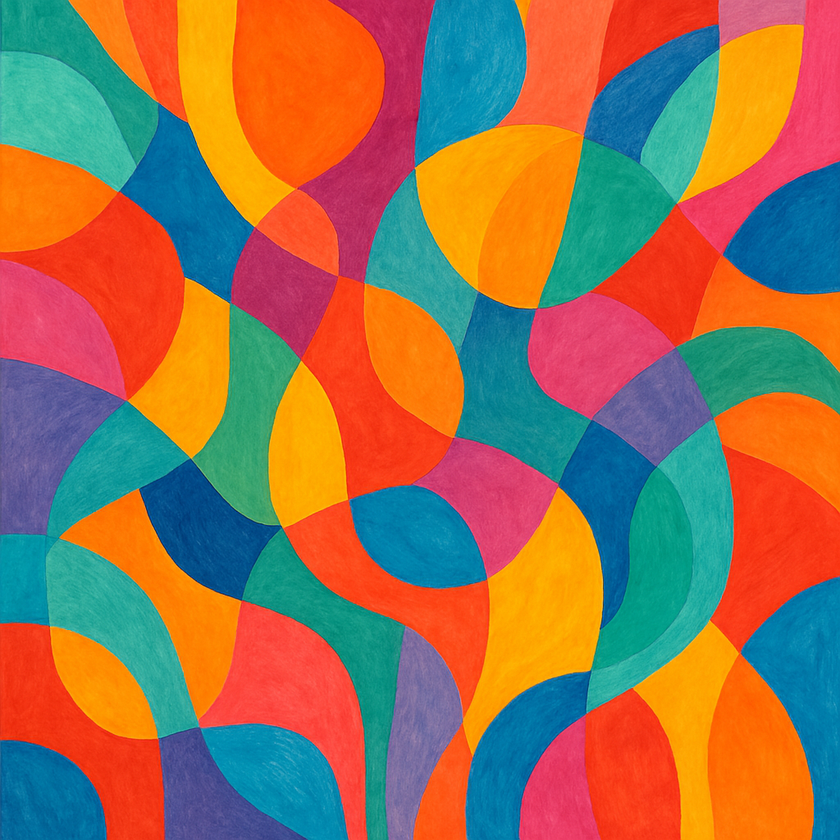
#> input picture test_image.png, 840 x 840 px, shrunk from 1024 x 1024 before the run
$ jupyter execute --allow-errors 'RLE (1).ipynb'
#> lines starting #> are read from the running program, lines starting #| are printed output that depends on the picture
#> (a cell that did not finish here is left out)

#> (a cell that did not finish here is left out)

#> (a cell that did not finish here is left out)

[cell 4]
#RLE Temel Örnek

#> (a cell that did not finish here is left out)

[cell 6]
#Tekrar Etmeyen Dizi ile RLE Yöntemi

[cell 7]
def rle_encode(text):
#> called with text = 'ABCDEFG'
    encoded = ""
    i = 0
    while i < len(text):
        count = 1
        while i + 1 < len(text) and text[i] == text[i + 1]:
            count += 1
            i += 1
        encoded += str(count) + text[i]
        i += 1
    return encoded

def rle_decode(encoded_text):
#> called with encoded_text = '1A1B1C1D1E1F1G'
    decoded = ""
    i = 0
    while i < len(encoded_text):
        count = int(encoded_text[i])  # Rakamı al
        char = encoded_text[i + 1]    # Karakteri al
        decoded += char * count
        i += 2  # Sonraki sayıya geç
    return decoded

text = "ABCDEFG"
compressed = rle_encode(text)
decompressed = rle_decode(compressed)

print("Orijinal:", text)
print("Sıkıştırılmış:", compressed)
print("Açılmış:", decompressed)

[cell 8]
#Rakamlar içeren metin

[cell 9]
def rle_encode(text):
#> called with text = '111223333'
    encoded = ""
    i = 0
    while i < len(text):
        count = 1
        while i + 1 < len(text) and text[i] == text[i + 1]:
            count += 1
            i += 1
        encoded += str(count) + text[i]
        i += 1
    return encoded

def rle_decode(encoded_text):
#> called with encoded_text = '312243'
    decoded = ""
    i = 0
    while i < len(encoded_text):
        count = int(encoded_text[i])  # Rakamı al
        char = encoded_text[i + 1]    # Karakteri al
        decoded += char * count
        i += 2  # Sonraki sayıya geç
    return decoded

text = "111223333"
compressed = rle_encode(text)
decompressed = rle_decode(compressed)

print("Orijinal:", text)
print("Sıkıştırılmış:", compressed)
print("Açılmış:", decompressed)

[cell 10]
# Renksiz Görsel RLE Yöntemi

[cell 11]
import cv2
import numpy as np
import matplotlib.pyplot as plt

def rle_encode_image(image):
    pixels = image.flatten()
    encoded = []
    prev_pixel = pixels[0]
    count = 1

    for i in range(1, len(pixels)):
        if pixels[i] == prev_pixel:
            count += 1
        else:
            encoded.append((count, prev_pixel))
            prev_pixel = pixels[i]
            count = 1
    encoded.append((count, prev_pixel))
    return encoded

def rle_decode_image(encoded, shape):
    pixels = []
    for count, value in encoded:
        pixels.extend([value] * count)
    return np.array(pixels, dtype=np.uint8).reshape(shape)

# Görseli yükle ve griye çevir
image = cv2.imread("test_image.png", cv2.IMREAD_GRAYSCALE)
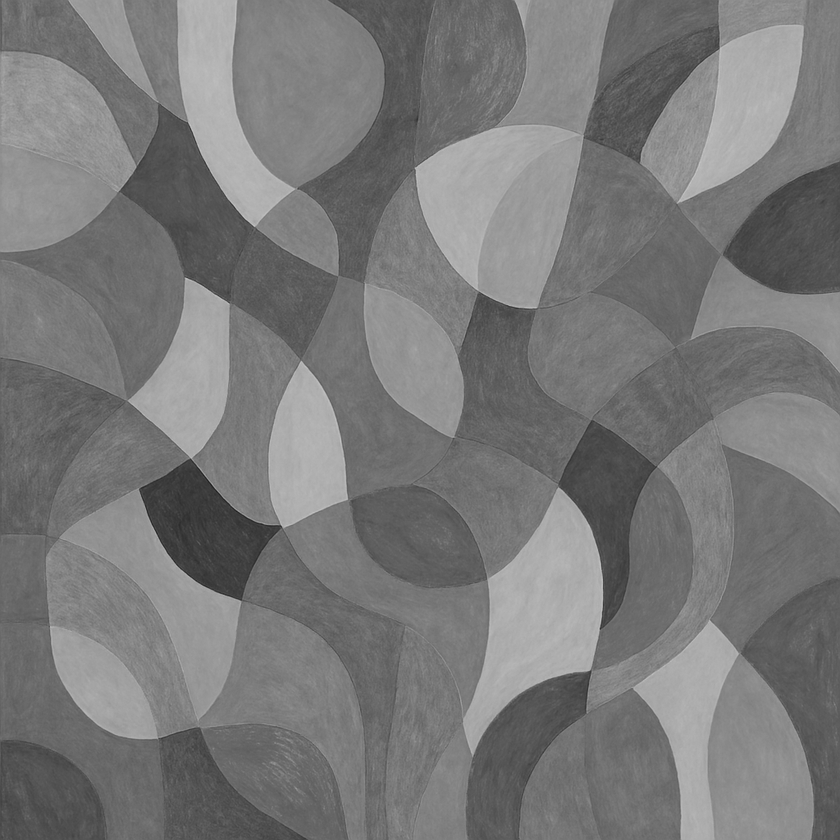
#> image: shape (840, 840); min 30, max 197, mean 121.2

if image is None:
    raise FileNotFoundError("Görsel bulunamadı. Lütfen 'test_image.png' dosyasının doğru yerde olduğundan emin olun.")

# Sıkıştırma işlemi
compressed = rle_encode_image(image)
#> in rle_encode_image, `prev_pixel = pixels[0]`: prev_pixel = 98
#> the loop in rle_encode_image, `for i in range(1, len(pixels)):` made 705599 passes
#> (prev_pixel, count) on passes 1, 2, 4, 5, 6, 7, 8, 9, 10, 11, 12, 13: (104, 1), (115, 1), (116, 1), (119, 1), (113, 1), (109, 1), (112, 1), (109, 1), (106, 1), (109, 1), (106, 1), (103, 1)
#> count on passes 3, 15, 19, 23, 46, 56: 2, 2, 2, 2, 2, 2
#> after the loop in rle_encode_image, `for i in range(1, len(pixels)):`: encoded = 605224 items
#> compressed = 605225 items
print(f"Sıkıştırılmış Veri Uzunluğu: {len(compressed)}")
#| Sıkıştırılmış Veri Uzunluğu: 605225

# Geri açma işlemi
decompressed = rle_decode_image(compressed, image.shape)
#> the loop in rle_decode_image, `for count, value in encoded:` made 605225 passes
#> (count, value) on passes 1, 4, 5: (1, 98), (1, 116), (1, 119)
#> after the loop in rle_decode_image, `for count, value in encoded:`: pixels = 705600 items

# Farkları hesapla
difference = cv2.absdiff(image, decompressed)
#> difference: shape (840, 840); every value is 0
total_difference = np.sum(difference)
#> total_difference = 0
print("Toplam Fark:", total_difference)
#| Toplam Fark: 0

# Görselleri yan yana göster
fig, axs = plt.subplots(1, 3, figsize=(15, 5))

axs[0].imshow(image, cmap='gray')
axs[0].set_title('Original Image')
axs[0].axis('off')

axs[1].imshow(decompressed, cmap='gray')
axs[1].set_title('Decompressed Image')
axs[1].axis('off')

axs[2].imshow(difference, cmap='gray')
axs[2].set_title(f'Difference (Total: {total_difference})')
axs[2].axis('off')

plt.tight_layout()
plt.show()
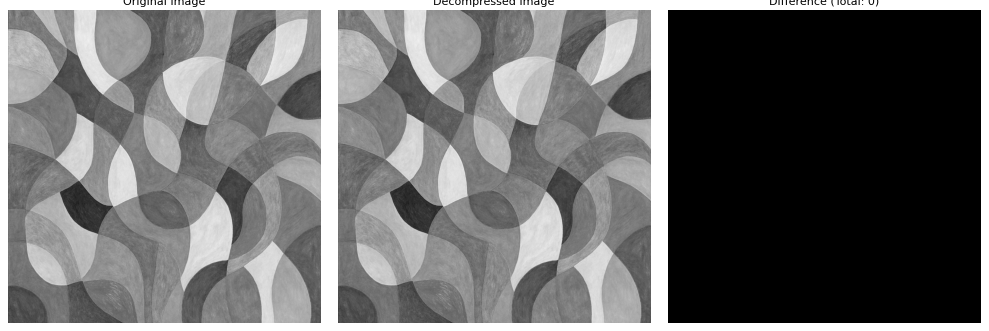
#> figure drawn by matplotlib, 3 panels

[cell 12]
#Renkli Görsel RLE Yöntemi

[cell 13]
import cv2
import numpy as np
import matplotlib.pyplot as plt

def rle_encode_color_image(image):
    """Renkli görseli RLE ile sıkıştırır."""
    pixels = image.reshape(-1, 3)
    # Her piksel 3 değerden oluşuyor, image 3 boyutlu 2 boyutlu hale getiriyoruz.(RGB)-Görseli 2D hale getirip, pikselleri sırayla kolayca işlemek.
    encoded = []
    prev_pixel = pixels[0]
    count = 1

    for i in range(1, len(pixels)):
        if np.array_equal(pixels[i], prev_pixel):
            count += 1
        else:
            encoded.append((count, prev_pixel.copy()))
            prev_pixel = pixels[i]
            count = 1
    encoded.append((count, prev_pixel.copy()))
    return encoded

def rle_decode_color_image(encoded, shape):
    """Renkli görseli RLE'den geri açar."""
    pixels = []
    for count, value in encoded:
        pixels.extend([value] * count) #extend fonksiyonu listeye birçok elemanı eklemek için kullanılır.
    return np.array(pixels, dtype=np.uint8).reshape(shape)

# Görseli yükle (renkli olarak)
image = cv2.imread("test_image.png")
#> image is the input picture: shape (840, 840, 3); mean B, G, R 83.7, 113.1, 153.1
image = cv2.cvtColor(image, cv2.COLOR_BGR2RGB)  # OpenCV BGR okur, RGB'ye çeviriyoruz

if image is None:
    raise FileNotFoundError("Görsel bulunamadı. Lütfen 'test_image.png' dosyasının doğru yerde olduğundan emin olun.")

# Sıkıştırma işlemi
compressed = rle_encode_color_image(image)
#> in rle_encode_color_image, `prev_pixel = pixels[0]`: prev_pixel = [20, 132, 132]
#> the loop in rle_encode_color_image, `for i in range(1, len(pixels)):` made 705599 passes
#> (prev_pixel, count) on passes 1 to 12: ([22, 141, 133], 1), ([28, 155, 141], 1), ([24, 157, 138], 1), ([26, 158, 139], 1), ([29, 162, 141], 1), ([23, 156, 136], 1), ([16, 152, 135], 1), ([18, 156, 138], 1), ([14, 153, 135], 1), ([11, 150, 132], 1), ([12, 154, 134], 1), ([11, 150, 133], 1)
#> after the loop in rle_encode_color_image, `for i in range(1, len(pixels)):`: encoded = 700132 items
#> compressed = 700133 items
print(f"Sıkıştırılmış Veri Uzunluğu: {len(compressed)}") #Ardışık aynı renkte olan piksel gruplarının toplam sayısını verir.
#| Sıkıştırılmış Veri Uzunluğu: 700133

# Geri açma işlemi
decompressed = rle_decode_color_image(compressed, image.shape)
#> the loop in rle_decode_color_image, `for count, value in encoded:` made 700133 passes
#> (count, value) on passes 1, 3, 4: (1, [20, 132, 132]), (1, [28, 155, 141]), (1, [24, 157, 138])
#> after the loop in rle_decode_color_image, `for count, value in encoded:`: pixels = 705600 items

# Farkları hesapla
difference = cv2.absdiff(image, decompressed) #iki görüntü arasındaki mutlak farkı piksel piksel hesaplar.
#> difference: shape (840, 840, 3); every value is 0
total_difference = np.sum(difference)
print("Toplam Fark:", total_difference)
#| Toplam Fark: 0

# Görselleri yan yana göster
fig, axs = plt.subplots(1, 3, figsize=(15, 5)) #1 satırda 3 sütun olacak. 15 g, 5 y

axs[0].imshow(image)
axs[0].set_title('Original Image')
axs[0].axis('off')

axs[1].imshow(decompressed)
axs[1].set_title('Decompressed Image')
axs[1].axis('off')

axs[2].imshow(difference)
axs[2].set_title(f'Difference (Total: {total_difference})')
axs[2].axis('off')

plt.tight_layout()
plt.show()
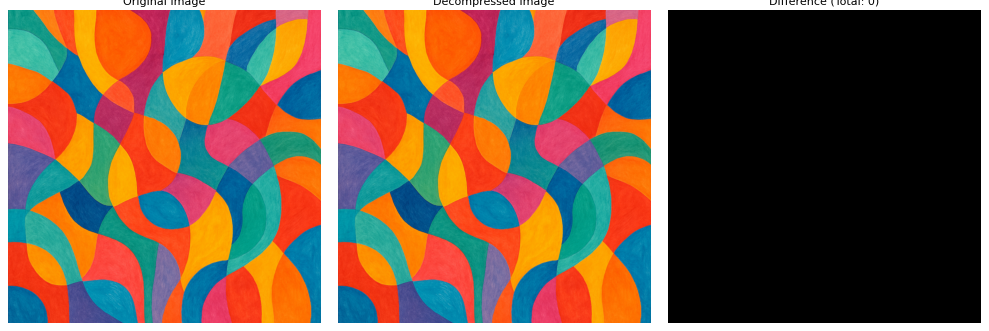
#> figure drawn by matplotlib, 3 panels

[cell 14]
#Renkli- Renksiz Görsel Karşılaştırması

[cell 15]
import cv2
import numpy as np
import matplotlib.pyplot as plt

# --- RLE Fonksiyonları ---
def rle_encode_image(pixels):
    encoded = []
    prev_pixel = pixels[0]
    count = 1

    for i in range(1, len(pixels)):
        if np.array_equal(pixels[i], prev_pixel):
            count += 1
        else:
            encoded.append((count, prev_pixel))
            prev_pixel = pixels[i]
            count = 1
    encoded.append((count, prev_pixel))
    return encoded

# --- Ana Program ---
# Görseli oku (hem gri hem renkli)
color_image = cv2.imread("test_image.png")  # Renkli (BGR)
gray_image = cv2.imread("test_image.png", cv2.IMREAD_GRAYSCALE)  # Gri tonlu

if color_image is None or gray_image is None:
    raise FileNotFoundError("Görsel bulunamadı. 'test_image.png' doğru konumda mı?")

# Görselleri düzleştir
gray_pixels = gray_image.flatten()
color_pixels = color_image.reshape(-1, 3)  # (satır, sütun, kanal) -> (satır*sütun, 3) Renkli görselin piksellerini 3 değerli satırlara çevirir. (Her pikselin 3 değeri vardır: kırmızı, yeşil, mavi.)

# RLE ile sıkıştır
gray_encoded = rle_encode_image(gray_pixels) #Gri ölçekli görselin piksellerini tek boyutlu bir diziye çevirir. (Her pikselin sadece bir değeri vardır: yoğunluk.)
#> in rle_encode_image, `prev_pixel = pixels[0]`: prev_pixel = 98
#> after the loop in rle_encode_image, `for i in range(1, len(pixels)):`: encoded = 605224 items
#> gray_encoded = 605225 items

color_encoded = rle_encode_image(color_pixels)
#> the loop in rle_encode_image (call 2), `for i in range(1, len(pixels)):` made 705599 passes
#> (prev_pixel, count) on passes 1 to 12: ([133, 141, 22], 1), ([141, 155, 28], 1), ([138, 157, 24], 1), ([139, 158, 26], 1), ([141, 162, 29], 1), ([136, 156, 23], 1), ([135, 152, 16], 1), ([138, 156, 18], 1), ([135, 153, 14], 1), ([132, 150, 11], 1), ([134, 154, 12], 1), ([133, 150, 11], 1)

# Sıkıştırma oranı hesapla
gray_original_size = gray_pixels.size  # Orijinal piksel sayısı
gray_compressed_size = len(gray_encoded) * 2  # (count, value) çifti olduğu için 2 ile çarpıyoruz

color_original_size = color_pixels.shape[0] * 3  # Her piksel 3 kanal içeriyor (R,G,B)
color_compressed_size = len(color_encoded) * (1 + 3)  # (count + R,G,B) toplam 4 değer

#Renkli görselde her pikselin 3 değer (RGB) içerdiği için, piksel sayısını almak için shape[0] kullanıyoruz. Bu bize tek boyutlu dizi oluşturduğumuzda kaç piksel olduğunu gösterir.

#Gri görselde ise her pikselin sadece bir değeri olduğundan, bu tek boyutlu diziyi flatten ile elde ettiğimizde, toplam piksel sayısını size ile buluyoruz.

gray_compression_ratio = (gray_compressed_size / gray_original_size) * 100
color_compression_ratio = (color_compressed_size / color_original_size) * 100

# Sonuçları yazdır
print("Gri Görsel:")
print(f"  Orijinal Veri Boyutu: {gray_original_size} birim")
#|   Orijinal Veri Boyutu: 705600 birim
print(f"  Sıkıştırılmış Veri Boyutu: {gray_compressed_size} birim")
#|   Sıkıştırılmış Veri Boyutu: 1210450 birim
print(f"  Sıkıştırma Oranı: %{gray_compression_ratio:.2f}")
#|   Sıkıştırma Oranı: %171.55

print("\nRenkli Görsel:")
print(f"  Orijinal Veri Boyutu: {color_original_size} birim")
#|   Orijinal Veri Boyutu: 2116800 birim
print(f"  Sıkıştırılmış Veri Boyutu: {color_compressed_size} birim")
#|   Sıkıştırılmış Veri Boyutu: 2800532 birim
print(f"  Sıkıştırma Oranı: %{color_compression_ratio:.2f}")
#|   Sıkıştırma Oranı: %132.30

# Görselleri yan yana göster
fig, axs = plt.subplots(1, 2, figsize=(12, 5))

axs[0].imshow(cv2.cvtColor(color_image, cv2.COLOR_BGR2RGB))
axs[0].set_title('Renkli Görsel')
axs[0].axis('off')

axs[1].imshow(gray_image, cmap='gray')
axs[1].set_title('Gri Görsel')
axs[1].axis('off')

plt.tight_layout()
plt.show()
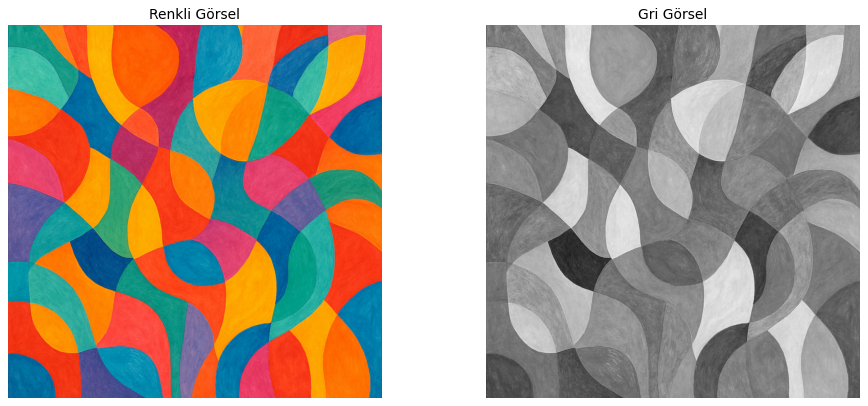
#> figure drawn by matplotlib, 2 panels
